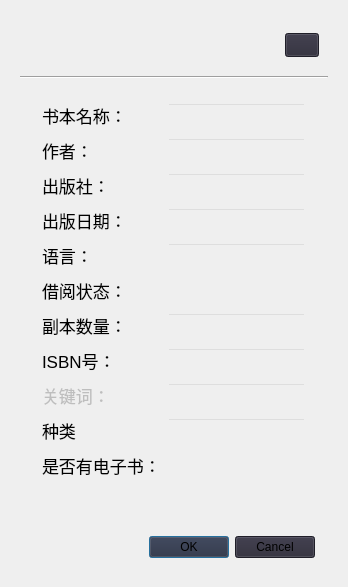
<?xml version="1.0" encoding="UTF-8"?>
<ui version="4.0">
 <class>DialogChange</class>
 <widget class="QDialog" name="DialogChange">
  <property name="geometry">
   <rect>
    <x>0</x>
    <y>0</y>
    <width>348</width>
    <height>584</height>
   </rect>
  </property>
  <property name="windowTitle">
   <string>Dialog</string>
  </property>
  <layout class="QGridLayout" name="gridLayout">
   <item row="0" column="0">
    <widget class="QWidget" name="widget_2" native="true">
     <property name="sizePolicy">
      <sizepolicy hsizetype="Preferred" vsizetype="Preferred">
       <horstretch>0</horstretch>
       <verstretch>0</verstretch>
      </sizepolicy>
     </property>
     <property name="styleSheet">
      <string notr="true">QWidget#widget_2
{
background-color:qlineargradient(x1:0, y1:0, x2:1, y2:1,
stop:0  #05152c,
stop:0.10 #121a2f,
stop:0.4 #1c1f32,
stop:0.60 #242435,
stop:1 #2c2a38);
	/*background-image: linear-gradient(to right bottom, #, #, #, #, #);*/
border-radius: 15px;

	/*border:1px solid #bbbbbb;*/
	

}</string>
     </property>
     <layout class="QGridLayout" name="gridLayout_2">
      <item row="0" column="0">
       <widget class="QFrame" name="titlebar_2">
        <property name="minimumSize">
         <size>
          <width>300</width>
          <height>50</height>
         </size>
        </property>
        <property name="styleSheet">
         <string notr="true">background-color: rgba(0,0,0,0);</string>
        </property>
        <layout class="QGridLayout" name="gridLayout_4">
         <property name="topMargin">
          <number>0</number>
         </property>
         <property name="bottomMargin">
          <number>0</number>
         </property>
         <item row="0" column="0">
          <spacer name="horizontalSpacer_6">
           <property name="orientation">
            <enum>Qt::Horizontal</enum>
           </property>
           <property name="sizeType">
            <enum>QSizePolicy::Maximum</enum>
           </property>
           <property name="sizeHint" stdset="0">
            <size>
             <width>10</width>
             <height>20</height>
            </size>
           </property>
          </spacer>
         </item>
         <item row="0" column="3">
          <widget class="QToolButton" name="toolButton_close">
           <property name="minimumSize">
            <size>
             <width>34</width>
             <height>24</height>
            </size>
           </property>
           <property name="maximumSize">
            <size>
             <width>28</width>
             <height>24</height>
            </size>
           </property>
           <property name="styleSheet">
            <string notr="true">QToolButton{
	background-color:rgb(44, 42, 56) 
}

/* 鼠标悬停 */
QToolButton:hover{
	background-color: rgba(255, 0, 0,150)
}

/* 点击和按下 */
QToolButton:pressed,QToolButton:checked{
	border-left: 1px outset rgb(60, 60, 70);  /* 左边框宽度3像素、突出显示、颜色为深深灰 */
	border-top: 1px outset rgb(60, 60, 70);
	background-color: rgb(66, 66, 78);
}

QPushButton:default {
    border-color: navy; /* make the default button prominent */
}</string>
           </property>
           <property name="text">
            <string/>
           </property>
           <property name="icon">
            <iconset resource="source/dark/darkstyle.qrc">
             <normaloff>:/qss_icons/dark/rc/window_close.png</normaloff>:/qss_icons/dark/rc/window_close.png</iconset>
           </property>
          </widget>
         </item>
         <item row="0" column="1">
          <widget class="QLabel" name="label_2">
           <property name="minimumSize">
            <size>
             <width>50</width>
             <height>50</height>
            </size>
           </property>
           <property name="maximumSize">
            <size>
             <width>24</width>
             <height>50</height>
            </size>
           </property>
           <property name="font">
            <font>
             <family>幼圆</family>
             <pointsize>13</pointsize>
            </font>
           </property>
           <property name="cursor">
            <cursorShape>ForbiddenCursor</cursorShape>
           </property>
           <property name="text">
            <string/>
           </property>
           <property name="pixmap">
            <pixmap resource="images.qrc">:/source/logo.ico</pixmap>
           </property>
          </widget>
         </item>
         <item row="0" column="2">
          <spacer name="horizontalSpacer">
           <property name="orientation">
            <enum>Qt::Horizontal</enum>
           </property>
           <property name="sizeType">
            <enum>QSizePolicy::MinimumExpanding</enum>
           </property>
           <property name="sizeHint" stdset="0">
            <size>
             <width>40</width>
             <height>20</height>
            </size>
           </property>
          </spacer>
         </item>
        </layout>
       </widget>
      </item>
      <item row="2" column="0">
       <widget class="QWidget" name="widget_3" native="true">
        <property name="sizePolicy">
         <sizepolicy hsizetype="Preferred" vsizetype="Expanding">
          <horstretch>0</horstretch>
          <verstretch>0</verstretch>
         </sizepolicy>
        </property>
        <property name="styleSheet">
         <string notr="true">background-color: rgba(0,0,0,0)</string>
        </property>
        <layout class="QGridLayout" name="gridLayout_3">
         <item row="1" column="1">
          <widget class="QDialogButtonBox" name="buttonBox">
           <property name="styleSheet">
            <string notr="true">QPushButton{
	background-color:rgb(44, 42, 56) 
}

/* 鼠标悬停 */
QPushButton:hover{
	background-color: rgba(255,255,255,80)
}

/* 点击和按下 */
QPushButton:pressed, QPushButton:checked{
	border-left: 1px outset rgb(60, 60, 70);  /* 左边框宽度3像素、突出显示、颜色为深深灰 */
	border-top: 1px outset rgb(60, 60, 70);
	background-color: rgb(66, 66, 78);
}

QPushButton:default {
    border-color: navy; /* make the default button prominent */
}</string>
           </property>
           <property name="orientation">
            <enum>Qt::Horizontal</enum>
           </property>
           <property name="standardButtons">
            <set>QDialogButtonBox::Cancel|QDialogButtonBox::Ok</set>
           </property>
          </widget>
         </item>
         <item row="0" column="1">
          <widget class="QWidget" name="widget" native="true">
           <property name="minimumSize">
            <size>
             <width>282</width>
             <height>436</height>
            </size>
           </property>
           <property name="maximumSize">
            <size>
             <width>282</width>
             <height>436</height>
            </size>
           </property>
           <layout class="QFormLayout" name="formLayout">
            <property name="verticalSpacing">
             <number>10</number>
            </property>
            <item row="0" column="0">
             <widget class="QLabel" name="label">
              <property name="font">
               <font>
                <pointsize>13</pointsize>
               </font>
              </property>
              <property name="text">
               <string>书本名称：</string>
              </property>
             </widget>
            </item>
            <item row="0" column="1">
             <widget class="QLineEdit" name="lineEdit_Title">
              <property name="font">
               <font>
                <pointsize>10</pointsize>
               </font>
              </property>
             </widget>
            </item>
            <item row="1" column="0">
             <widget class="QLabel" name="label_3">
              <property name="font">
               <font>
                <pointsize>13</pointsize>
               </font>
              </property>
              <property name="text">
               <string>作者：</string>
              </property>
             </widget>
            </item>
            <item row="1" column="1">
             <widget class="QLineEdit" name="lineEdit_Author">
              <property name="font">
               <font>
                <pointsize>10</pointsize>
               </font>
              </property>
             </widget>
            </item>
            <item row="2" column="0">
             <widget class="QLabel" name="label_4">
              <property name="font">
               <font>
                <pointsize>13</pointsize>
               </font>
              </property>
              <property name="text">
               <string>出版社：</string>
              </property>
             </widget>
            </item>
            <item row="2" column="1">
             <widget class="QLineEdit" name="lineEdit_Publisher">
              <property name="font">
               <font>
                <pointsize>10</pointsize>
               </font>
              </property>
             </widget>
            </item>
            <item row="3" column="0">
             <widget class="QLabel" name="label_5">
              <property name="font">
               <font>
                <pointsize>13</pointsize>
               </font>
              </property>
              <property name="text">
               <string>出版日期：</string>
              </property>
             </widget>
            </item>
            <item row="3" column="1">
             <widget class="QLineEdit" name="lineEdit_PublishDate">
              <property name="font">
               <font>
                <pointsize>10</pointsize>
               </font>
              </property>
             </widget>
            </item>
            <item row="4" column="0">
             <widget class="QLabel" name="label_6">
              <property name="font">
               <font>
                <pointsize>13</pointsize>
               </font>
              </property>
              <property name="text">
               <string>语言：</string>
              </property>
             </widget>
            </item>
            <item row="4" column="1">
             <widget class="QLineEdit" name="lineEdit_Language">
              <property name="font">
               <font>
                <pointsize>10</pointsize>
               </font>
              </property>
             </widget>
            </item>
            <item row="5" column="0">
             <widget class="QLabel" name="label_7">
              <property name="font">
               <font>
                <pointsize>13</pointsize>
               </font>
              </property>
              <property name="text">
               <string>借阅状态：</string>
              </property>
             </widget>
            </item>
            <item row="5" column="1">
             <widget class="SwitchButton" name="SwitchButton_Available" native="true"/>
            </item>
            <item row="6" column="0">
             <widget class="QLabel" name="label_8">
              <property name="font">
               <font>
                <pointsize>13</pointsize>
               </font>
              </property>
              <property name="text">
               <string>副本数量：</string>
              </property>
             </widget>
            </item>
            <item row="6" column="1">
             <widget class="QLineEdit" name="lineEdit_CopyAmount">
              <property name="font">
               <font>
                <pointsize>10</pointsize>
               </font>
              </property>
             </widget>
            </item>
            <item row="7" column="0">
             <widget class="QLabel" name="label_9">
              <property name="font">
               <font>
                <pointsize>13</pointsize>
               </font>
              </property>
              <property name="text">
               <string>ISBN号：</string>
              </property>
             </widget>
            </item>
            <item row="7" column="1">
             <widget class="QLineEdit" name="lineEdit_ISBN">
              <property name="font">
               <font>
                <pointsize>10</pointsize>
               </font>
              </property>
             </widget>
            </item>
            <item row="8" column="0">
             <widget class="QLabel" name="label_10">
              <property name="enabled">
               <bool>false</bool>
              </property>
              <property name="font">
               <font>
                <pointsize>13</pointsize>
               </font>
              </property>
              <property name="text">
               <string>关键词：</string>
              </property>
             </widget>
            </item>
            <item row="8" column="1">
             <widget class="QLineEdit" name="lineEdit_Keywords">
              <property name="enabled">
               <bool>false</bool>
              </property>
              <property name="font">
               <font>
                <pointsize>10</pointsize>
               </font>
              </property>
             </widget>
            </item>
            <item row="9" column="0">
             <widget class="QLabel" name="label_11">
              <property name="font">
               <font>
                <pointsize>13</pointsize>
               </font>
              </property>
              <property name="text">
               <string>种类</string>
              </property>
             </widget>
            </item>
            <item row="9" column="1">
             <widget class="QLineEdit" name="lineEdit_Category">
              <property name="font">
               <font>
                <pointsize>10</pointsize>
               </font>
              </property>
             </widget>
            </item>
            <item row="10" column="0">
             <widget class="QLabel" name="label_12">
              <property name="font">
               <font>
                <pointsize>13</pointsize>
               </font>
              </property>
              <property name="text">
               <string>是否有电子书：</string>
              </property>
             </widget>
            </item>
            <item row="10" column="1">
             <widget class="SwitchButton" name="SwitchButton_eBook" native="true"/>
            </item>
           </layout>
          </widget>
         </item>
         <item row="0" column="0">
          <spacer name="horizontalSpacer_2">
           <property name="orientation">
            <enum>Qt::Horizontal</enum>
           </property>
           <property name="sizeHint" stdset="0">
            <size>
             <width>40</width>
             <height>20</height>
            </size>
           </property>
          </spacer>
         </item>
         <item row="0" column="2">
          <spacer name="horizontalSpacer_3">
           <property name="orientation">
            <enum>Qt::Horizontal</enum>
           </property>
           <property name="sizeHint" stdset="0">
            <size>
             <width>40</width>
             <height>20</height>
            </size>
           </property>
          </spacer>
         </item>
        </layout>
       </widget>
      </item>
      <item row="1" column="0">
       <widget class="Line" name="line">
        <property name="orientation">
         <enum>Qt::Horizontal</enum>
        </property>
       </widget>
      </item>
     </layout>
    </widget>
   </item>
  </layout>
 </widget>
 <customwidgets>
  <customwidget>
   <class>SwitchButton</class>
   <extends>QWidget</extends>
   <header>switchbutton.h</header>
   <container>1</container>
  </customwidget>
 </customwidgets>
 <resources>
  <include location="images.qrc"/>
  <include location="source/dark/darkstyle.qrc"/>
 </resources>
 <connections>
  <connection>
   <sender>buttonBox</sender>
   <signal>accepted()</signal>
   <receiver>DialogChange</receiver>
   <slot>accept()</slot>
   <hints>
    <hint type="sourcelabel">
     <x>248</x>
     <y>254</y>
    </hint>
    <hint type="destinationlabel">
     <x>157</x>
     <y>274</y>
    </hint>
   </hints>
  </connection>
  <connection>
   <sender>buttonBox</sender>
   <signal>rejected()</signal>
   <receiver>DialogChange</receiver>
   <slot>reject()</slot>
   <hints>
    <hint type="sourcelabel">
     <x>316</x>
     <y>260</y>
    </hint>
    <hint type="destinationlabel">
     <x>286</x>
     <y>274</y>
    </hint>
   </hints>
  </connection>
 </connections>
</ui>
